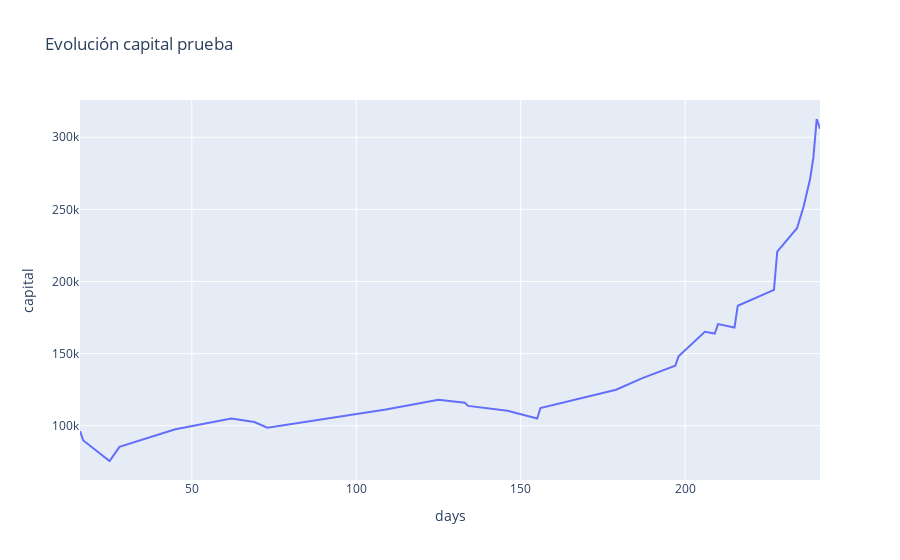

Notebook cell for this chart:
### Code cell
fig2 = px.line(a2, x='days', y="capital", title="Evolución capital prueba") 
fig2.show()

### Figure 1 — Plotly figure (JSON) as saved in the notebook; plotly's stock layout.template omitted (floating-point values rounded to 4 significant figures)
{"data": [{"hovertemplate": "days=%{x}<br>capital=%{y}<extra></extra>", "legendgroup": "", "line": {"color": "#636efa", "dash": "solid"}, "marker": {"symbol": "circle"}, "mode": "lines", "name": "", "orientation": "v", "showlegend": false, "type": "scatter", "x": [16, 17, 25, 28, 45, 62, 69, 73, 109, 125, 133, 134, 146, 153, 155, 156, 179, 187, 197, 198, 203, 206, 209, 210, 215, 216, 227, 228, 234, 236, 238, 239, 240, 241], "xaxis": "x", "y": [96220.0, 89780.0, 75550.0, 85350.0, 97530.0, 105000.0, 102500.0, 98600, 111200.0, 117955, 116000.0, 113800.0, 110400.0, 106000.0, 105000.0, 112300.0, 125000.0, 133000.0, 141700.0, 148100.0, 158400.0, 165100.0, 163900.0, 170400.0, 168100.0, 183200.0, 194200.0, 220700.0, 236900.0, 251800.0, 271200.0, 286200.0, 312700.0, 305900.0], "yaxis": "y"}], "layout": {"legend": {"tracegroupgap": 0}, "title": {"text": "Evolución capital prueba"}, "xaxis": {"anchor": "y", "domain": [0, 1], "title": {"text": "days"}}, "yaxis": {"anchor": "x", "domain": [0, 1], "title": {"text": "capital"}}}}
